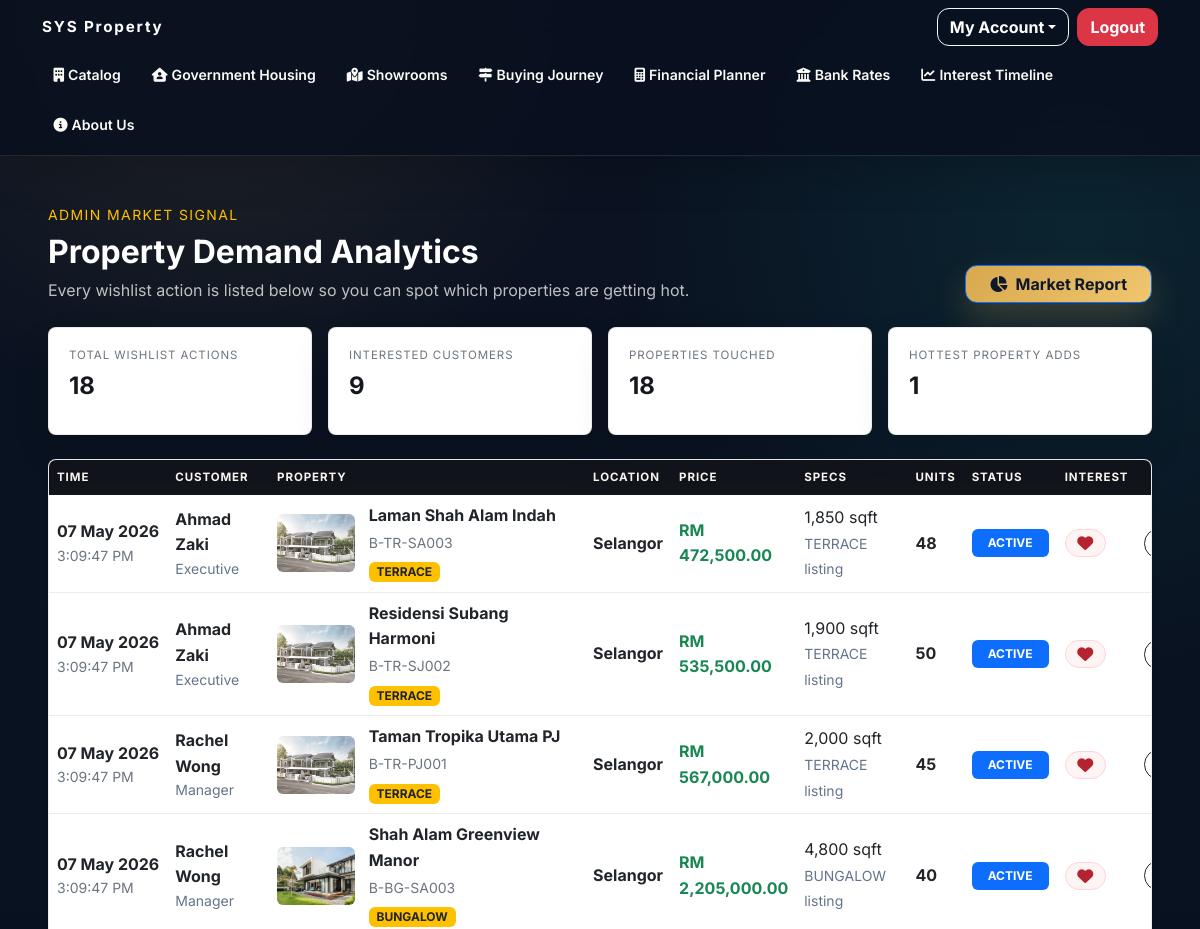
The app's page /admin/interest_timeline.php (signed in, upper part), older data.
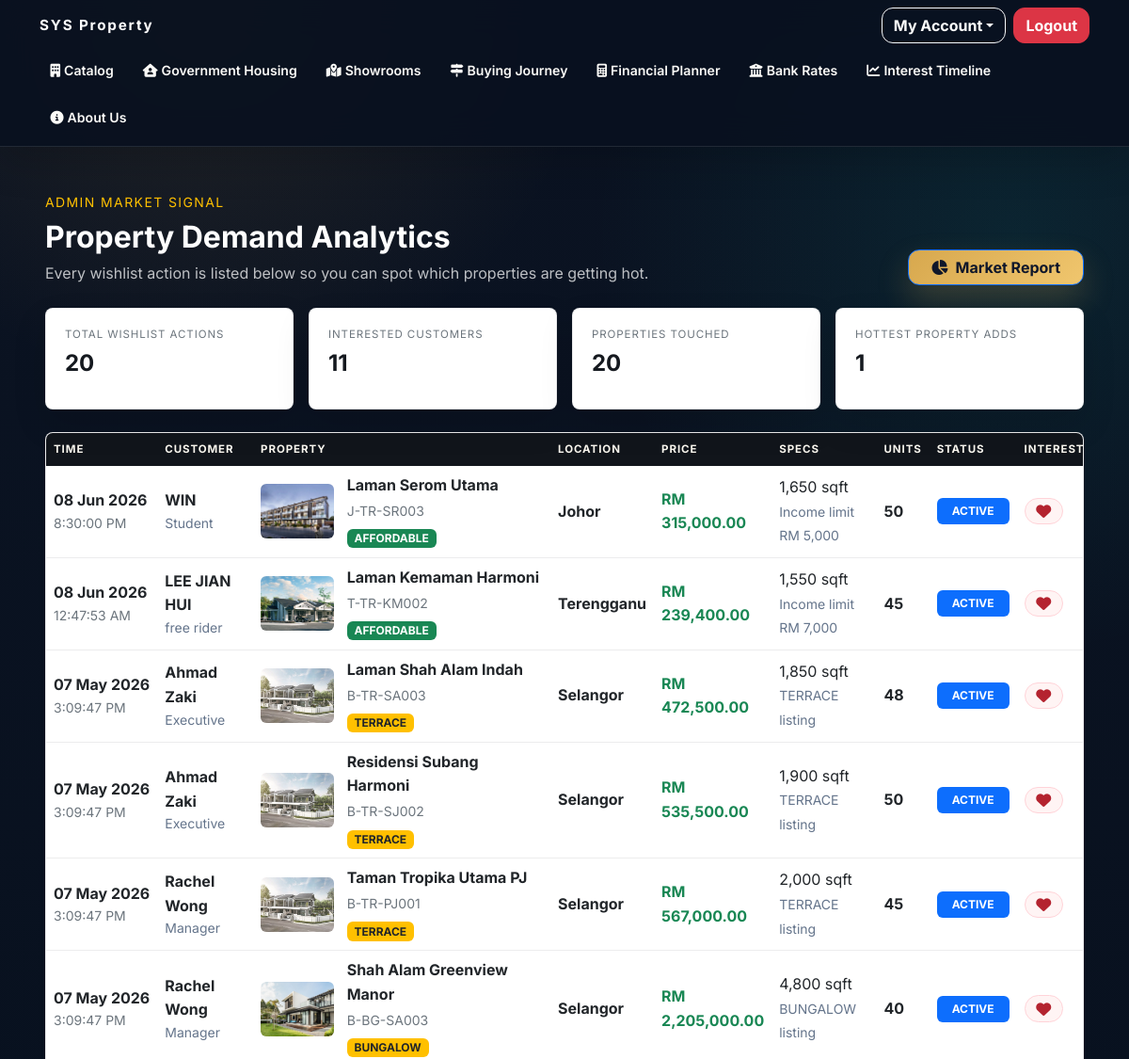
The same page, newer data.
### tables this page shows
CREATE TABLE `wishlists` (
  `wishlist_id` int(11) NOT NULL,
  `customer_id` int(11) NOT NULL,
  `property_id` int(11) NOT NULL,
  `created_at` datetime DEFAULT current_timestamp()
);

CREATE TABLE `customers` (
  `customer_id` int(11) NOT NULL,
  `full_name` varchar(255) NOT NULL,
  `phone_number` varchar(20) NOT NULL,
  `marital_status` enum('SINGLE','MARRIED') NOT NULL,
  `dependents_count` int(11) NOT NULL DEFAULT 0,
  `occupation` varchar(150) NOT NULL,
  `monthly_income` decimal(10,2) NOT NULL,
  `profile_image` varchar(255) DEFAULT NULL
);

CREATE TABLE `properties` (
  `property_id` int(11) NOT NULL,
  `property_code` varchar(20) NOT NULL,
  `project_name` varchar(255) NOT NULL,
  `state` varchar(100) NOT NULL,
  `property_type` enum('AFFORDABLE','TERRACE','BUNGALOW','COMMERCIAL','APARTMENT') NOT NULL,
  `price` decimal(12,2) NOT NULL,
  `total_units` int(11) NOT NULL,
  `built_up_sqft` int(11) NOT NULL,
  `income_limit_rm` decimal(10,2) DEFAULT NULL,
  `status` enum('ACTIVE','SOLD_OUT','ARCHIVED') NOT NULL DEFAULT 'ACTIVE',
  `image_filename` varchar(255) NOT NULL,
  `image_search_keyword` varchar(255) NOT NULL,
  `is_affordable` tinyint(1) NOT NULL DEFAULT 0
);

### includes/property_images.php (called while the page is built, shortened)
<?php
function property_catalog_image_path(array $property, string $url_prefix = '', string $filesystem_prefix = ''): string
{
    $base_url = $url_prefix . 'SYS Property Catalog/';
    $base_path = $filesystem_prefix . 'SYS Property Catalog/';
    $placeholder = $base_url . 'placeholder.jpg';
    $custom_image = trim((string)($property['image_filename'] ?? ''));
    if ($custom_image !== '') {
        $custom_image = ltrim(str_replace('\\', '/', $custom_image), '/');
    }
    $db_type = strtolower(trim((string)($property['property_type'] ?? '')));
    $raw_state = trim((string)($property['state'] ?? ''));
    $state_name = ucwords(strtolower($raw_state));
    $folder = 'Apartment/';
    if ($db_type === 'commercial') {
        $folder = 'Commercial/';
    } elseif ($db_type === 'terrace') {
        $folder = 'Terrace/';
    } elseif ($db_type === 'bungalow') {
        $folder = 'Bungalow/';
    }
    $file_name = ucfirst($db_type) . ' - ' . $state_name;
    foreach (['jpg', 'jpeg', 'png', 'webp'] as $ext) {
        $relative_path = $folder . $file_name . '.' . $ext;
        if (file_exists($base_path . $relative_path)) {
            return $base_url . $relative_path;
        }
    }
    return $placeholder;
}

### admin/interest_timeline.php (the view, shortened to what the rows shown need)
<?php
require_once '../includes/property_images.php';
include '../includes/header.php';
$query = "
    SELECT
        w.wishlist_id,
        w.created_at,
        c.full_name AS customer_name,
        c.occupation,
        p.property_id,
        p.property_code,
        p.project_name,
        p.state,
        p.property_type,
        p.price,
        p.total_units,
        p.built_up_sqft,
        p.income_limit_rm,
        p.status,
        p.image_filename,
        p.is_affordable
    FROM wishlists w
    JOIN customers c ON w.customer_id = c.customer_id
    JOIN properties p ON w.property_id = p.property_id
    ORDER BY w.created_at DESC, w.wishlist_id DESC
    LIMIT 100
";
$result = $conn->query($query);
?>
<div class="container-fluid px-4 px-lg-5 my-5 interest-timeline-page">
    <div class="d-flex flex-column flex-lg-row justify-content-between align-items-lg-end gap-3 mb-4">
        <div>
            <h2 class="fw-bold m-0 text-white">Property Demand Analytics</h2>
        </div>
    </div>
    <div class="interest-grid-wrap bg-white text-dark shadow-sm">
        <div class="table-responsive">
            <table class="table align-middle interest-grid mb-0">
                <thead>
                    <tr>
                        <th>Time</th>
                        <th>Customer</th>
                        <th>Property</th>
                        <th>Location</th>
                        <th>Price</th>
                        <th>Specs</th>
                        <th>Units</th>
                        <th>Status</th>
                        <th>Interest</th>
                        <th></th>
                    </tr>
                </thead>
                <tbody>
                    <?php if ($result && $result->num_rows > 0): ?>
                        <?php while ($log = $result->fetch_assoc()): ?>
                            <?php
                            $is_affordable = (int)$log['is_affordable'] === 1;
                            $is_sold_out = trim((string)$log['status']) === 'SOLD_OUT';
                            $final_img = property_catalog_image_path($log, '../', '../');
                            ?>
                            <tr>
                                <td class="moment-cell">
                                    <strong><?php echo date('d M Y', strtotime($log['created_at'])); ?></strong>
                                    <small><?php echo date('g:i:s A', strtotime($log['created_at'])); ?></small>
                                </td>
                                <td>
                                    <strong><?php echo htmlspecialchars($log['customer_name']); ?></strong>
                                    <small class="d-block text-muted"><?php echo htmlspecialchars($log['occupation'] ?: 'Occupation not set'); ?></small>
                                </td>
                                <td class="property-cell">
                                    <div class="property-cell-inner">
                                        <img src="<?php echo htmlspecialchars($final_img); ?>" alt="<?php echo htmlspecialchars($log['project_name']); ?>">
                                        <div>
                                            <strong><?php echo htmlspecialchars($log['project_name']); ?></strong>
                                            <small><?php echo htmlspecialchars($log['property_code']); ?></small>
                                            <span class="badge <?php echo $is_affordable ? 'bg-success' : 'bg-gold text-dark'; ?> mt-2">
                                                <?php echo $is_affordable ? 'AFFORDABLE' : htmlspecialchars($log['property_type']); ?>
                                            </span>
                                        </div>
                                    </div>
                                </td>
                                <td>
                                    <span class="fw-bold"><?php echo htmlspecialchars($log['state']); ?></span>
                                </td>
                                <td class="fw-bold text-success">RM <?php echo number_format((float)$log['price'], 2); ?></td>
                                <td>
                                    <span class="d-block"><?php echo number_format((int)$log['built_up_sqft']); ?> sqft</span>
                                    <?php if ($is_affordable): ?>
                                        <small class="text-muted">Income limit RM <?php echo number_format((float)($log['income_limit_rm'] ?? 0), 0); ?></small>
                                    <?php else: ?>
                                        <small class="text-muted"><?php echo htmlspecialchars($log['property_type']); ?> listing</small>
                                    <?php endif; ?>
                                </td>
                                <td>
                                    <span class="<?php echo $is_sold_out ? 'text-danger' : 'text-dark'; ?> fw-bold">
                                        <?php echo $is_sold_out ? '0' : number_format((int)$log['total_units']); ?>
                                    </span>
                                </td>
                                <td>
                                    <span class="badge <?php echo $is_sold_out ? 'bg-danger' : 'bg-primary'; ?> px-3 py-2">
                                        <?php echo htmlspecialchars($log['status']); ?>
                                    </span>
                                </td>
                                <td>
                                    <span class="heat-pill">
                                        <i class="fas fa-heart"></i>
                                    </span>
                                </td>
                                <td class="text-end">
                                    <a href="../property_detail.php?id=<?php echo (int)$log['property_id']; ?>" class="btn btn-outline-dark btn-sm rounded-pill px-3">
                                    </a>
                                </td>
                            </tr>
                        <?php endwhile; ?>
                    <?php endif; ?>
                </tbody>
            </table>
        </div>
    </div>
</div>
<?php include '../includes/footer.php'; ?>

Row changes from the older to the newer data that the page shows:
added wishlists: created_at "08 Jun 2026", created_at "8:30:00 PM", customer.full_name "WIN", customer.occupation "Student", property.state (picture), property.project_name "Laman Serom Utama", property.property_code "J-TR-SR003", shows "AFFORDABLE", property.state "Johor", property.price "315,000.00", property.built_up_sqft "1,650", property.income_limit_rm "5,000", property.total_units "50", property.status "ACTIVE"
added wishlists: created_at "08 Jun 2026", created_at "12:47:53 AM", customer.full_name "LEE JIAN HUI", customer.occupation "free rider", property.state (picture), property.project_name "Laman Kemaman Harmoni", property.property_code "T-TR-KM002", shows "AFFORDABLE", property.state "Terengganu", property.price "239,400.00", property.built_up_sqft "1,550", property.income_limit_rm "7,000", property.total_units "45", property.status "ACTIVE"
Text that changed along with them:
$summary['total_actions']: "18" → "20"
$summary['unique_customers']: "9" → "11"
$summary['unique_properties']: "18" → "20"
